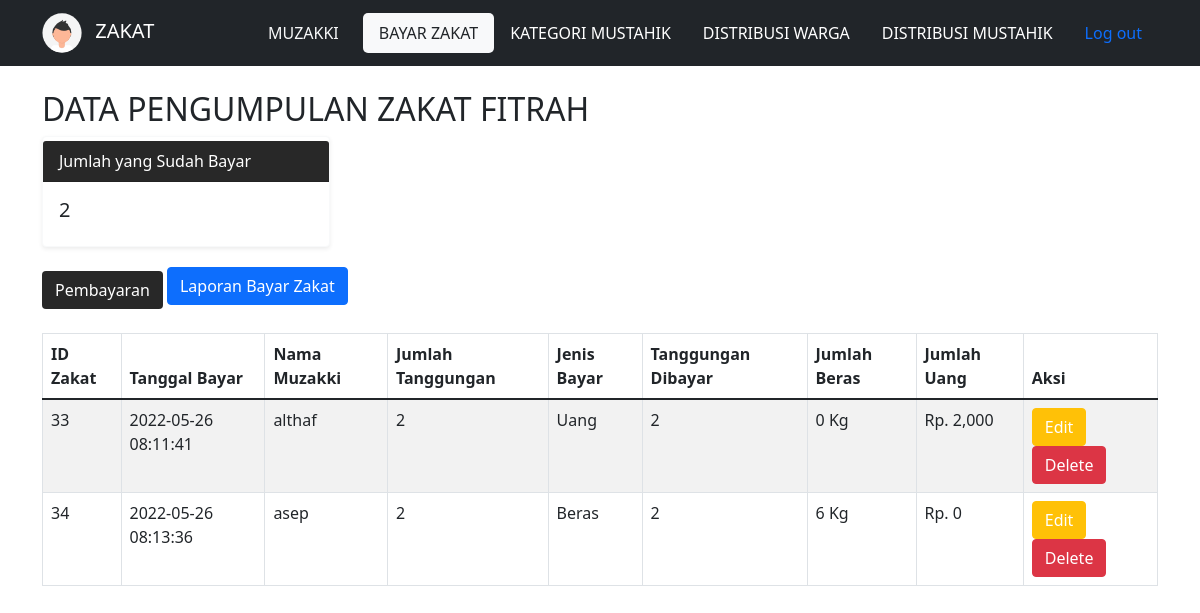
The app's page /bayarzakat.php (signed in) with its own data.
### tables this page shows
CREATE TABLE `bayarzakat` (
  `idzakat` int(11) NOT NULL,
  `idmuzakki` int(11) NOT NULL,
  `tglbayar` timestamp NOT NULL DEFAULT current_timestamp(),
  `jenis_bayar` varchar(20) NOT NULL,
  `jml_tanggungandibayar` int(11) NOT NULL,
  `bayarberas` int(11) NOT NULL,
  `bayaruang` int(11) NOT NULL
);

CREATE TABLE `muzakki` (
  `idmuzakki` int(11) NOT NULL,
  `namamuzakki` varchar(35) NOT NULL,
  `jmltanggungan` int(11) NOT NULL,
  `keterangan` varchar(255) NOT NULL
);

### bayarzakat.php (the view, shortened to what this page needs)
<?php
require "ceklogin.php";
$h1 = mysqli_query($c, "select * from bayarzakat");
$h2 = mysqli_num_rows($h1);
?>
<!doctype html>
<html lang="en">
<head>
  <link href="https://cdn.jsdelivr.net/npm/bootstrap@5.1.3/dist/css/bootstrap.min.css" rel="stylesheet">
  <link type="text/css" rel="stylesheet" href="css/style.css">
</head>
<body>
  <nav class="navbar navbar-dark bg-dark">
    <div class="container">
      <a class="navbar-brand" href="#">
        <img src="img/avatar.svg" alt="Hello there!" width="40" height="40" class="d-inline-block me-2">
        ZAKAT
      </a>
      <ul class="nav justify-content-end">
        <li class="nav-item">
          <a class="nav-link active text-light" aria-current="page" href="index.php">MUZAKKI</a>
        </li>
        <li class="nav-item">
          <a class="nav-link active bg-light text-dark ms-2" aria-current="page" href="bayarzakat.php">BAYAR ZAKAT</a>
        </li>
        <li class="nav-item">
          <a class="nav-link text-white" aria-current="page" href="mustahik.php">KATEGORI MUSTAHIK</a>
        </li>
        <li class="nav-item">
          <a class="nav-link text-white" aria-current="page" href="mustahikwarga.php">DISTRIBUSI WARGA</a>
        </li>
        <li class="nav-item">
          <a class="nav-link text-white" aria-current="page" href="mustahiklainnya.php">DISTRIBUSI MUSTAHIK</a>
        </li>
        <li class="nav-item">
          <a class="nav-link" aria-current="page" href="logout.php">Log out</a>
        </li>
      </ul>
  </nav>
  <div class="container">
    <br>
    <h2>DATA PENGUMPULAN ZAKAT FITRAH</h2>
    <div class="card border-light mb-3 shadow-sm" style="max-width: 18rem;">
      <div class="card-header text-white mt-1" style="background-color:rgb(40, 40, 40);">Jumlah yang Sudah Bayar</div>
      <div class="card-body">
        <h5 class="card-title"><?= $h2; ?></h5>
      </div>
    </div>
    <button type="button" class="btn text-white mt-2" style="background-color:rgb(40, 40, 40);" data-bs-toggle="modal" data-bs-target="#bukamodal">
      Pembayaran
    </button>
    <a class="btn btn-primary" href="laporanbayarzakat.php" role="button" target="blank">Laporan Bayar Zakat</a>
    <table class="table table-bordered table-striped mt-4">
      <thead>
        <tr>
          <th>ID Zakat</th>
          <th>Tanggal Bayar</th>
          <th>Nama Muzakki</th>
          <th>Jumlah Tanggungan</th>
          <th>Jenis Bayar</th>
          <th>Tanggungan Dibayar</th>
          <th>Jumlah Beras</th>
          <th>Jumlah Uang</th>
          <th>Aksi</th>
        </tr>
      </thead>
      <tbody>
        <?php
        $get = mysqli_query($c, "select * from bayarzakat b, muzakki m where b.idmuzakki=m.idmuzakki");
        while ($p = mysqli_fetch_array($get)) {
          $idzakat = $p['idzakat'];
          $tglbayar = $p['tglbayar'];
          $namamuzakki = $p['namamuzakki'];
          $jmltanggungan = $p['jmltanggungan'];
          $jenis_bayar = $p['jenis_bayar'];
          $jml_tanggungandibayar = $p['jml_tanggungandibayar'];
          $bayarberas = $p['bayarberas'];
          $bayaruang = $p['bayaruang'];
        ?>
          <tr>
            <th class="fw-lighter"> <?= $idzakat; ?> </th>
            <th class="fw-lighter"> <?= $tglbayar; ?> </th>
            <th class="fw-lighter"> <?= $namamuzakki; ?> </th>
            <th class="fw-lighter"> <?= $jmltanggungan; ?> </th>
            <th class="fw-lighter"> <?= $jenis_bayar; ?> </th>
            <th class="fw-lighter"> <?= $jml_tanggungandibayar; ?> </th>
            <th class="fw-lighter"> <?= number_format($bayarberas); ?> Kg </th>
            <th class="fw-lighter"> Rp. <?= number_format($bayaruang); ?> </th>
            <td>
              <button type="button" class="btn btn-warning text-white" data-bs-toggle="modal" data-bs-target="#edit<?= $idzakat; ?>">
                Edit
              </button>
              <button type="button" class="btn btn-danger text-white" data-bs-toggle="modal" data-bs-target="#delete<?= $idzakat; ?>">
                Delete
              </button>
            </td>
          </tr>
        <?php
        };
        ?>
      </tbody>
    </table>
  </div>
  <br>
  <br>
</body>
</html>

### css/style.css (style rules this page uses)
.table { margin-top: 50px; }
.bg-light { border-radius: 5px; }

### records on screen
bayarzakat: idzakat "33", tglbayar "2022-05-26 08:11:41", idmuzakki.namamuzakki "althaf", idmuzakki.jmltanggungan "2", jenis_bayar "Uang", jml_tanggungandibayar "2", bayarberas "0", bayaruang "2,000"
bayarzakat: idzakat "34", tglbayar "2022-05-26 08:13:36", idmuzakki.namamuzakki "asep", idmuzakki.jmltanggungan "2", jenis_bayar "Beras", jml_tanggungandibayar "2", bayarberas "6", bayaruang "0"

### other values on screen
$h2 "2"
